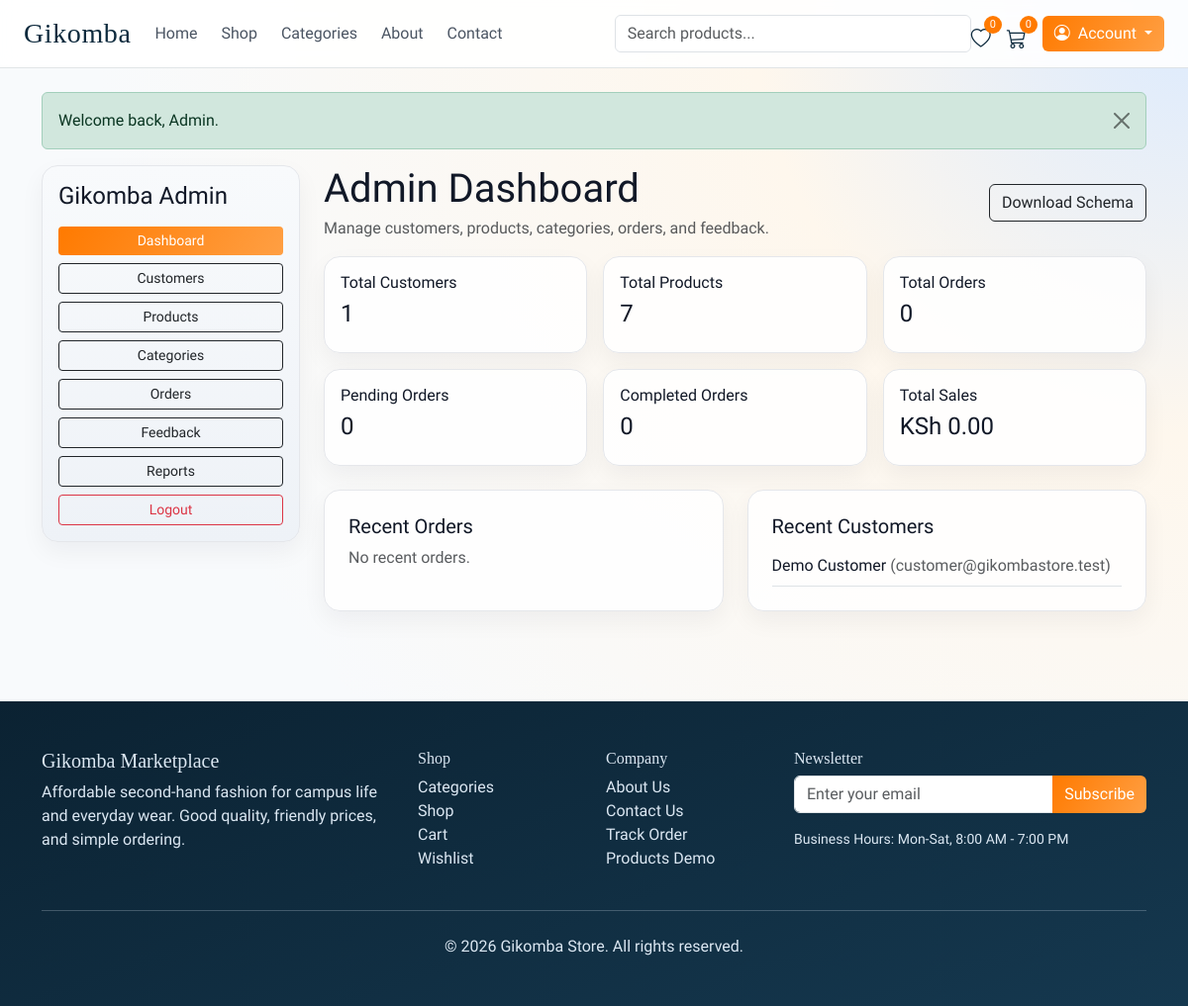
/index.php?page=admin (signed in), run on the app's committed database.
### tables this page shows
CREATE TABLE users (
    id BIGINT UNSIGNED AUTO_INCREMENT PRIMARY KEY,
    first_name VARCHAR(100) NOT NULL,
    last_name VARCHAR(100) NOT NULL,
    phone VARCHAR(20) NOT NULL,
    email VARCHAR(191) NOT NULL UNIQUE,
    password_hash VARCHAR(255) NOT NULL,
    role ENUM('customer', 'admin') NOT NULL DEFAULT 'customer',
    is_active TINYINT(1) NOT NULL DEFAULT 1,
    created_at DATETIME NOT NULL,
    updated_at DATETIME NOT NULL
);

### app/views/pages/admin.php (the view, shortened to what the rows shown need)
<?php
$adminRecentCustomers = $adminRecentCustomers ?? [];
$adminSection = $adminSection ?? 'dashboard';
?>
<section class="admin-shell">
    <div class="row g-4">
        <div class="col-lg-9">
            <section class="mb-3 d-flex justify-content-between align-items-center flex-wrap gap-2">
                <div>
                    <h1 class="mb-1">Admin Dashboard</h1>
                </div>
            </section>
            <?php if ($adminSection === 'dashboard'): ?>
                <div class="row g-4">
                    <div class="col-md-6">
                        <div class="surface-card p-4 h-100">
                            <ul class="list-unstyled mb-0">
                                <?php if (!$adminRecentCustomers): ?>
                                    <li class="text-muted">No recent customers.</li>
                                <?php else: ?>
                                    <?php foreach ($adminRecentCustomers as $customer): ?>
                                        <li class="py-2 border-bottom"><?= e((string) $customer['first_name']) ?> <?= e((string) $customer['last_name']) ?> <span class="text-muted">(<?= e((string) $customer['email']) ?>)</span></li>
                                    <?php endforeach; ?>
                                <?php endif; ?>
                            </ul>
                        </div>
                    </div>
                </div>
            <?php endif; ?>
        </div>
    </div>
</section>

### data on the page
users: first_name "Demo", last_name "Customer", email "customer@gikombastore.test"

### other printed values
$wishlistCount "0"
$cartCount "0"
$message "Welcome back, Admin."
$adminStats['total_customers'] "1"
$adminStats['total_products'] "7"
$adminStats['total_orders'] "0"
$adminStats['pending_orders'] "0"
$adminStats['completed_orders'] "0"
format_money((float) ($adminStats['total_sales'] ?? 0)) "KSh 0.00"
